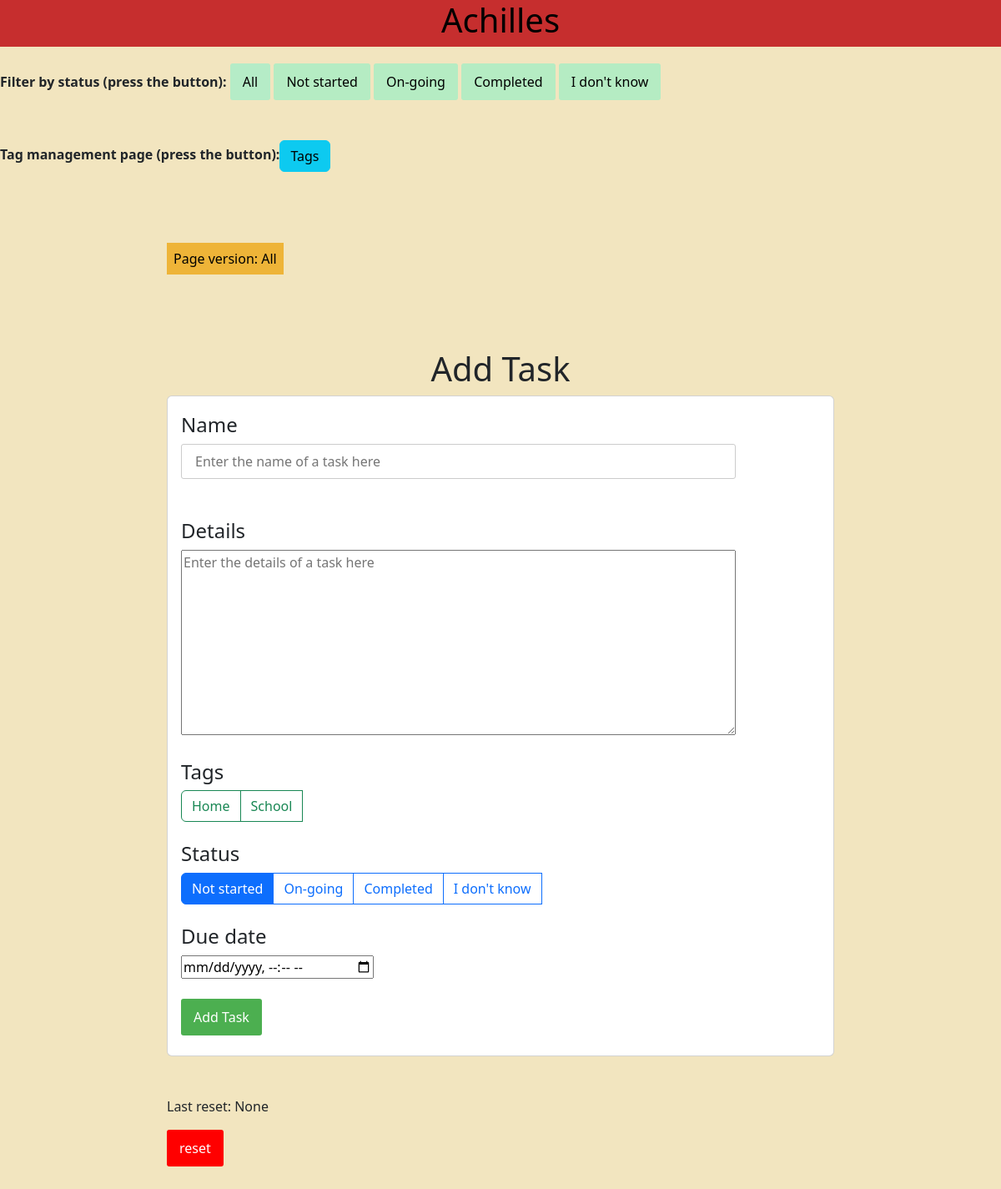
The page / on the database its author committed.
### tables this page shows
CREATE TABLE Tags (
    TID INTEGER PRIMARY KEY AUTOINCREMENT,
    Name VARCHAR(255) UNIQUE
);

CREATE TABLE Statuses (
    SID INTEGER PRIMARY KEY AUTOINCREMENT,
    Name VARCHAR(255) UNIQUE
);

### app.py (the view)
@app.route('/', methods=['POST', 'GET'])
def index():
    if request.method == "POST":
        return IndexPost(request.form)
    else:
        return IndexGet()

### app.py (called while the page is built)
def rjson():
    with open("data.json", "r") as f:
        data = json.load(f)
    return data

def IndexGet():
    init()
    alt = raww("SELECT * FROM Tasks WHERE DueDate BETWEEN datetime('now', 'localtime') AND datetime('now','+7 day','localtime')")
    nstart = raww("SELECT * FROM Tasks WHERE SID = 1")
    doing = raww("SELECT * FROM Tasks WHERE SID = 2")
    com = raww("SELECT * FROM Tasks WHERE SID = 3")
    idk = raww("SELECT * FROM Tasks WHERE SID = 4")
    status = raww("SELECT * FROM Statuses")
    tags = raww("SELECT * FROM Tags ORDER BY Name")
    tt = raww("SELECT * FROM TaskTags")
    data = rjson()
    last = data["reset"]
    page = data["page"]
    ver = version[page]
    return render_template('index.html', alt=alt, nstart = nstart, doing=doing, com = com, idk=idk, tags=tags, status=status, last=last, tt=tt, page=page, ver=ver)

### db.py (called while the page is built)
def ins(a, b):
    q = f"SELECT 1 FROM {b} WHERE EXISTS (SELECT * FROM {b} WHERE Name = ?)"
    res = cur.execute(q, (a,))
    t = res.fetchall()
    if len(t)==0:
        q = f"INSERT INTO {b} (Name) VALUES (?)"
        cur.execute(q, (a,))
    con.commit()
    return ""

def init():
    for i in tables:
        cur.execute(tablemap[i])
    con.commit()
    lt = ["Not started", "On-going", "Completed", "I don\'t know"]
    for i in lt:
        ins(i, "Statuses")
    lt = ["School", "Home"]
    for i in lt:
        ins(i, "Tags")

def raww(query):
    res = cur.execute(query)
    res = res.fetchall()
    con.commit()
    return res

### templates/index.html (shortened to what this page needs)
{% extends 'base.html' %}
{% block body %}
<form action="/" method="POST">
    <strong>Filter by status (press the button):</strong>
    <input type="submit" style="-webkit-text-fill-color: black; background-color:rgba(0, 255, 221, 0.254);" name="page"
        value="All">
    <input type="submit" style="-webkit-text-fill-color: black; background-color:rgba(0, 255, 204, 0.254);" name="page"
        value="Not started">
    <input type="submit" style="-webkit-text-fill-color: black; background-color:rgb(0, 255, 204, 0.254);" name="page"
        value="On-going">
    <input type="submit" style="-webkit-text-fill-color: black; background-color:rgb(0, 255, 204, 0.254);" name="page"
        value="Completed">
    <input type="submit" role="button" style="-webkit-text-fill-color: black; background-color:rgb(0, 255, 204, 0.254);"
        name="page" value="I don't know">
</form>
<br />
<br />
<strong>Tag management page (press the button):</strong><a href="/tags"><button type="button"
        class="btn btn-info">Tags</button></a>
<br />
<br />
<div class="content pt-5">
    <div class="d-inline p-2 text-black" style="background-color: rgba(237, 165, 11, 0.749);">
        Page version: {{ver}}</div>
    <br />
    <br />
    <br />
    <br />
    <br />
    <h1 class="center">Add Task</h1>
    <div class="card g-4 ex1">
        <form action="/" method="POST">
            <h4>Name</h4>
            <div>
                <input type="text" name="con" id="content" style="width: 85%; padding: .5em 1em;"
                    placeholder="Enter the name of a task here">
            </div><br />
            <br />
            <h4>Details</h4>
            <div>
                <a><textarea rows="9%" cols="85%" name="det" id="det"
                        placeholder="Enter the details of a task here"></textarea></a>
            </div>
            <br />
            <h4>Tags</h4>
            <div class="btn-group" role="group" aria-label="Basic checkbox toggle button group">
                {% for tag in tags %}
                <label class="btn btn-outline-success" for="btncheck{{tag[0]}}">{{tag[1]}}</label>
                <br />
                {% endfor %}
            </div>
            <br />
            <br />
            <h4>Status</h4>
            <div class="btn-group" role="group" aria-label="Basic radio toggle button group">
                {% for i in status %}
                <label class="btn btn-outline-primary" for="status{{i[0]}}">{{i[1]}}</label>
                <br />
                {% endfor %}
            </div>
            <br />
            <br />
            <h4>Due date</h4>
            <div>
                <input type="datetime-local" name="date" value="" id="deadline">
            </div>
            <br />
            <input type="submit" value="Add Task">
            <br />
            <br />
    </div>
    <br />
    <br />
    <p>Last reset: {{last}}</p>
    <input type="submit" style="background-color:red;" name="reset" value="reset"
        onclick="return confirm('Are you sure?')">
</div>
<br />
{% endblock %}

### static/css/main.css (style rules this page uses)
body { font-family: "Roboto", Arial, sans-serif; margin: 0; padding: 0; text-rendering: optimizeLegibility; display: flex; flex-direction: column; justify-content: center; }
.content { max-width: 70%; margin: 20px auto; padding: 20px; }
h1 { text-align: center; margin-bottom: 20px; }
form { margin-top: 20px; }
input[type="text"] { padding: 10px; border: 1px solid #ccc; border-radius: 3px; }
input[type="submit"] { padding: 10px 15px; background-color: #4caf50; color: white; border: none; cursor: pointer; border-radius: 3px; }
a { text-decoration: none; color: #333; }
.center { display: block; margin-left: auto; margin-right: auto; width: 50%; }
textarea { -webkit-box-sizing: border-box; -moz-box-sizing: border-box; box-sizing: border-box; width: 85%; height: 20%; }
button { height: 55% }
div.ex1 { padding-left: 2%; }

### rows shown on the page
Tags: Name "Home"
Tags: Name "School"
Statuses: Name "Not started"
Statuses: Name "On-going"
Statuses: Name "Completed"
Statuses: Name "I don't know"

### other values the page prints
{{ ver }} "All"
{{ last }} "None"
